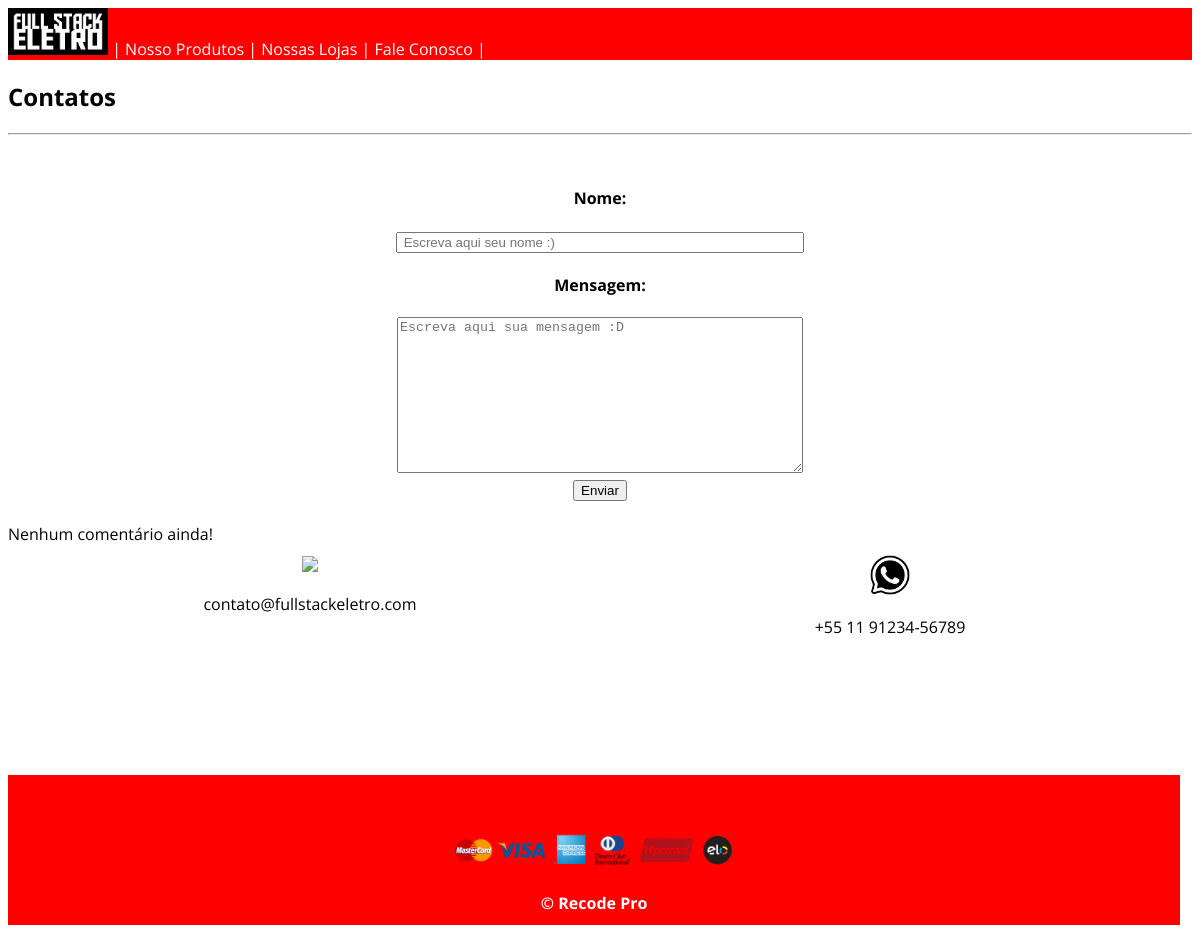
The app's page /contato.php, older data.
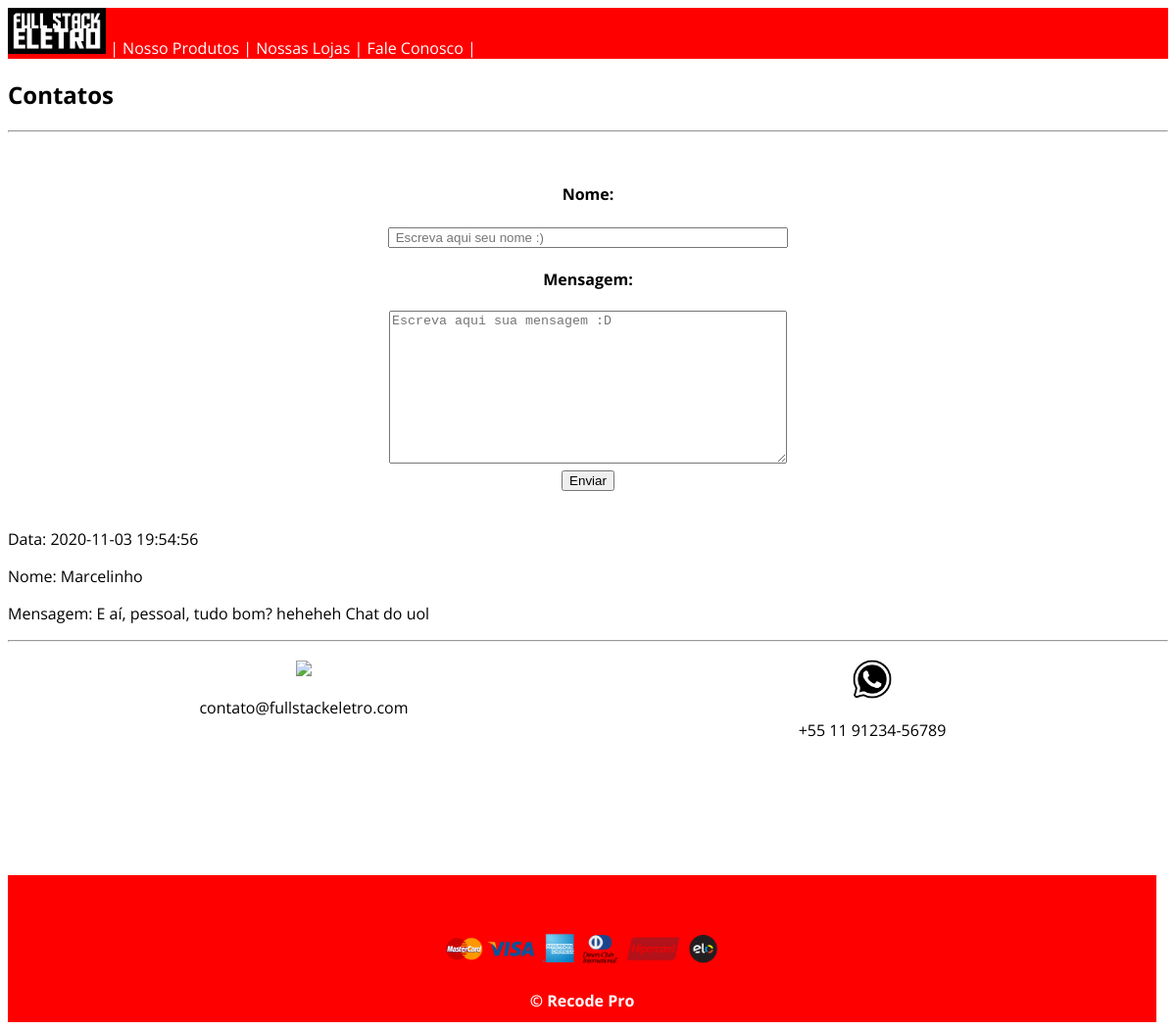
The same page, newer data.
### tables this page shows
CREATE TABLE `comentarios` (
  `id` int(11) NOT NULL,
  `nome` varchar(100) DEFAULT NULL,
  `msg` varchar(300) DEFAULT NULL,
  `data` datetime DEFAULT current_timestamp()
);

### contato.php (the view, shortened to what this page needs)
<?php
    $servername = "localhost";
    $username = "root";
    $password = "";
    $database = "fullstack";
    $conn = mysqli_connect($servername, $username, $password, $database);
?>
<!DOCTYPE html>
<html lang="pt-br">
    <head>
        <link rel="stylesheet" href="./css/estilo.css">
    </head>
    <body>
    <?php
        include('menu.php');
    ?>
        <h2>Contatos</h2>
        <hr>
        <br>
        <center><form action="" method="post">
            <h4>Nome: </h4>
            <input type="text"  name="nome" style="width: 400px;" placeholder=" Escreva aqui seu nome :) ">
            <h4>Mensagem: </h4>
            <textarea name="msg" id="" cols="30" rows="10" style="width: 400px;" placeholder="Escreva aqui sua mensagem :D"></textarea>
            <br>
            <input type="submit" name=submit value="Enviar">
        </form></center>
        <br>
        <?php
                $sql = "select * from comentarios";
                $result = $conn->query($sql);
                if ($result->num_rows > 0) {
                    while($rows = $result->fetch_assoc()){
            ?>
            <div class="msgm">
                <p>Data: <?php echo $rows["data"]; ?></p>
                <p>Nome: <?php echo $rows["nome"]; ?></p>
                <p>Mensagem: <?php echo $rows["msg"]; ?></p>
                <hr>
            </div>
            <?php
                    }
                }else {
                    echo "Nenhum comentário ainda!";
                }
            ?>
        <div class="central">
            <div class="social">
                <img src="./imagens/email.png" width="40px"><br>
                <p>contato@fullstackeletro.com</p>
            </div>
            <div class="social">
                <img src="./imagens/whatsapp.png" width="40px"><br>
                <p>+55 11 91234-56789</p>
            </div>
        </div>
        <br><br><br><br><br><br><br><br>
        <br><br>
        <?php
        include('rodape.php')
        ?>
    </body>
</html>

Row changes from the older to the newer data that the page shows:
added comentarios: data "2020-11-03 19:54:56", nome "Marcelinho", msg "E aí, pessoal, tudo bom? heheheh Chat do uol"
Text that changed along with them:
text no longer shown: "Nenhum comentário ainda!"
